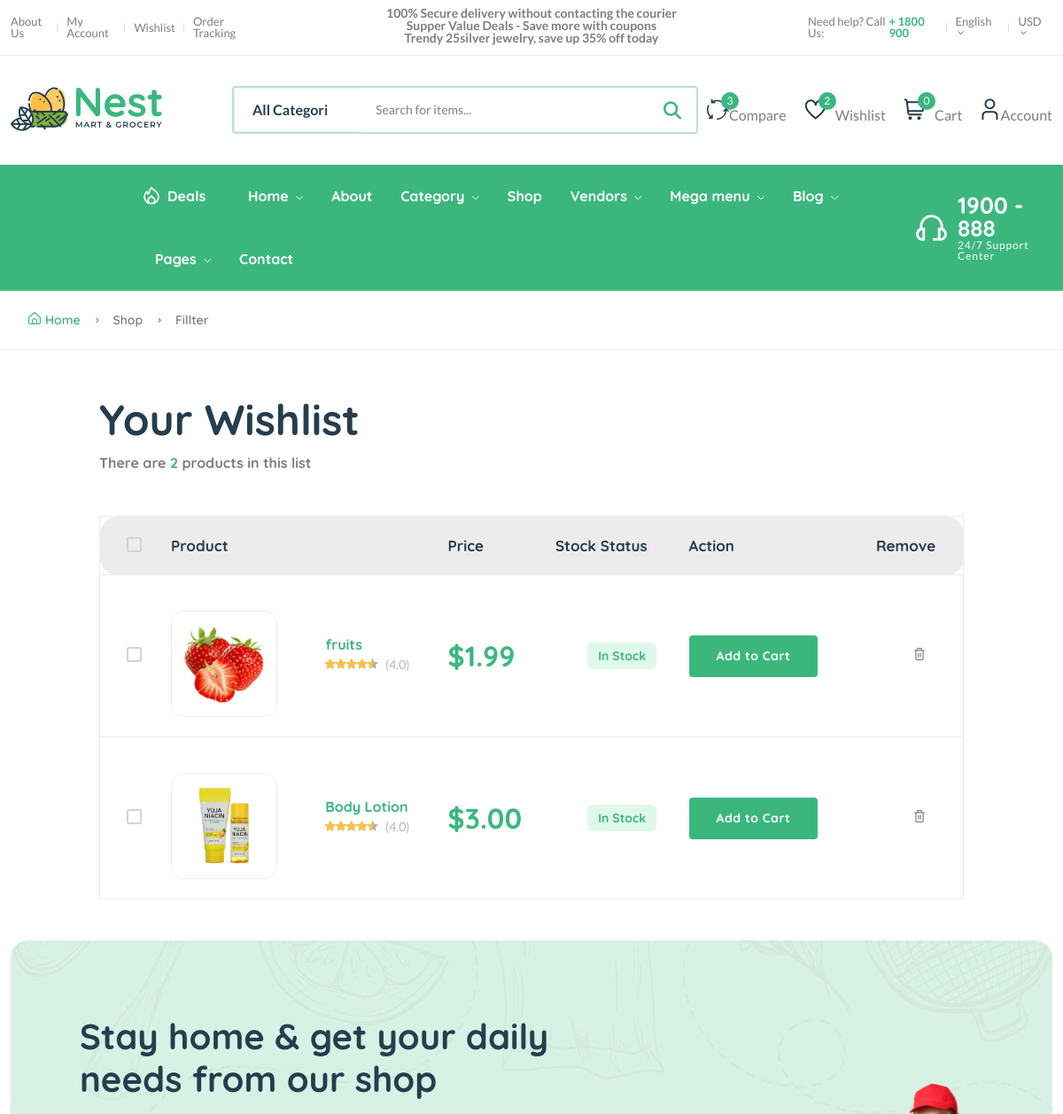
Page /wishlist/ (signed in, upper part) on the earlier database version.
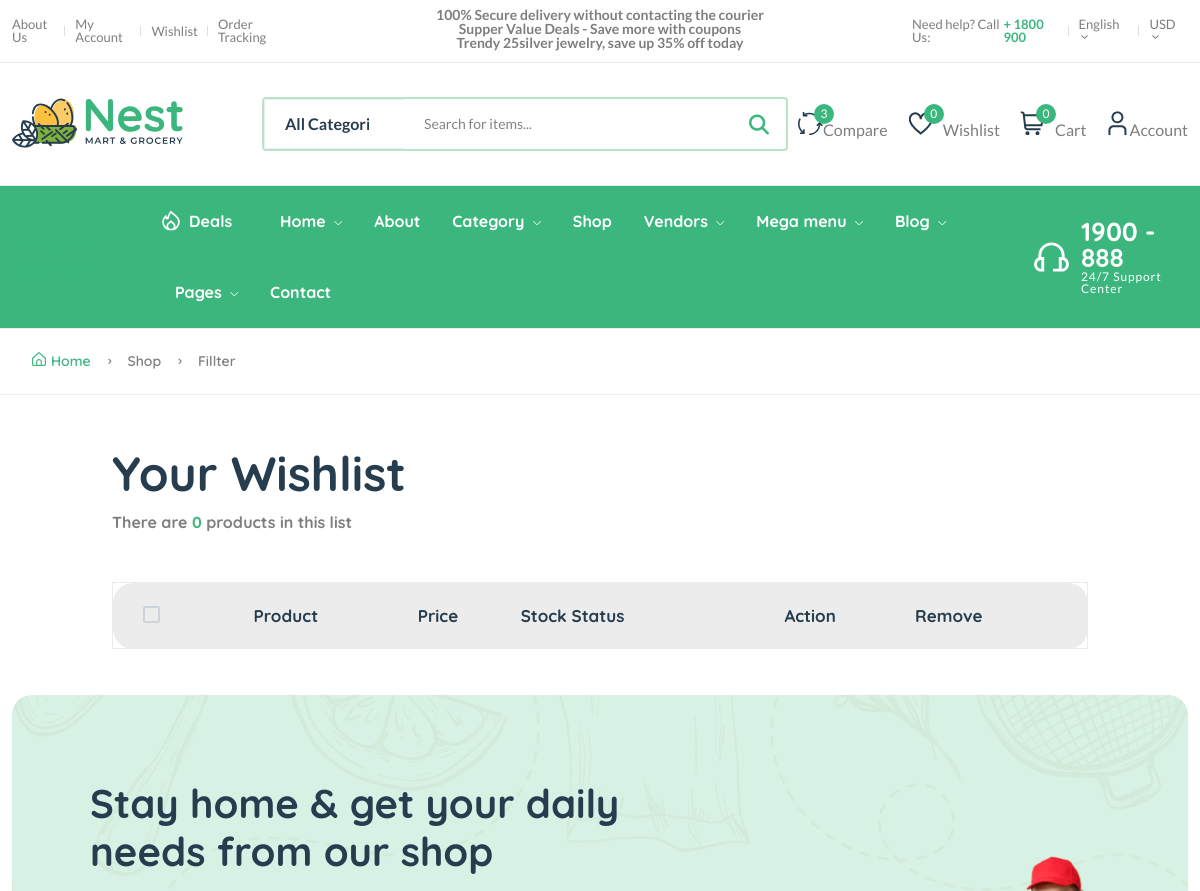
Same page on the later database version.
### core/models.py (models this page shows, shortened)
class Wishlist(models.Model):
    user=models.ForeignKey(User,on_delete=models.CASCADE)
    product = models.ForeignKey(Product,on_delete=models.CASCADE)
    date = models.DateTimeField(auto_now_add=True)
    class Meta:
        verbose_name_plural='Wishlists'

class Product(models.Model):
    pid = ShortUUIDField(max_length=20, length=10,unique=True,alphabet='abcdefghij1234567890')
    title = models.CharField(max_length=100,default='this is the prod title')
    vendor = models.ForeignKey(Vendor, on_delete=models.SET_NULL,null=True,related_name='products')
    image = models.ImageField(upload_to=user_directory_path,default='product.jpg')
    description = RichTextUploadingField(default='This is the product',null=True,blank=True)
    user = models.ForeignKey(User, on_delete=models.SET_NULL, null=True)
    category = models.ForeignKey(Category, on_delete=models.SET_NULL, null=True, related_name='products')
    price = models.DecimalField(max_digits=999999,decimal_places=2,default='1.99')
    old_price = models.DecimalField(max_digits=999999,decimal_places=2,default='1.99')
    specifications = RichTextUploadingField(null=True,blank=True)
    type= models.CharField(max_length=100,default='Organic',null=True,blank=True)
    mfd=models.DateTimeField(auto_now_add=False,null=True,blank=True)
    stock_count = models.CharField(max_length=100,default='10',null=True,blank=True)
    life=models.CharField(max_length=100,default='100 days',null=True,blank=True)
    tags = TaggableManager(blank=True)
    product_status= models.CharField(choices=STATUS,max_length=10,default="in_review")
    status = models.BooleanField(default=True)
    in_stock = models.BooleanField(default=True)
    featured = models.BooleanField(default=False)
    digital = models.BooleanField(default=False)
    sku = ShortUUIDField(max_length=10,length=4,unique=True,prefix='sku',alphabet='1234567890')
    date = models.DateTimeField(auto_now_add=True)
    updated = models.DateTimeField(null=True,blank=True)
    class Meta:
        verbose_name_plural = 'Products'

### core/views.py (the view)
# urls.py: path('wishlist/',views.wishlist_view,name='wishlist'),
@login_required
def wishlist_view(request):
    try:
        wishlist = Wishlist.objects.all()
    except:
        wishlist=None
    context={
        'wishlist':wishlist
    }
    return render(request,'core/wishlist.html',context)

### templates/core/wishlist.html (shortened to what this page needs)
{%extends 'partials/base.html'%}
{%load static%}
{%block content%}
    <main class="main">
        <div class="page-header breadcrumb-wrap">
            <div class="container">
                <div class="breadcrumb">
                    <a href="index.html" rel="nofollow"><i class="fi-rs-home mr-5"></i>Home</a>
                    <span></span> Shop <span></span> Fillter
                </div>
            </div>
        </div>
        <div class="container mb-30 mt-50">
            <div class="row">
                <div class="col-xl-10 col-lg-12 m-auto">
                    <div class="mb-50">
                        <h1 class="heading-2 mb-10">Your Wishlist</h1>
                        <h6 class="text-body">There are <span class="text-brand">{{wishlist.count}}</span> products in this list</h6>
                    </div>
                    <div class="table-responsive shopping-summery">
                        <table class="table table-wishlist">
                            <thead>
                                <tr class="main-heading">
                                    <th class="custome-checkbox start pl-30">
                                        <label class="form-check-label" for="exampleCheckbox11"></label>
                                    </th>
                                    <th scope="col" colspan="2">Product</th>
                                    <th scope="col">Price</th>
                                    <th scope="col">Stock Status</th>
                                    <th scope="col">Action</th>
                                    <th scope="col" class="end">Remove</th>
                                </tr>
                            </thead>
                            <tbody>
                                {% for w in wishlist%}
                                <tr class="pt-30">
                                    <td class="custome-checkbox pl-30">
                                        <label class="form-check-label" for="exampleCheckbox1"></label>
                                    </td>
                                    <td class="image product-thumbnail pt-40"><img src="{{w.product.image.url}}" alt="#" /></td>
                                    <td class="product-des product-name">
                                        <h6><a class="product-name mb-10" href="{% url 'core:product-details-page' w.product.pid %}">{{w.product.title}}</a></h6>
                                        <div class="product-rate-cover">
                                            <div class="product-rate d-inline-block">
                                                <div class="product-rating" style="width: 90%"></div>
                                            </div>
                                            <span class="font-small ml-5 text-muted"> (4.0)</span>
                                        </div>
                                    </td>
                                    <td class="price" data-title="Price">
                                        <h3 class="text-brand">${{w.product.price}}</h3>
                                    </td>
                                    <td class="text-center detail-info" data-title="Stock">
                                        <span class="stock-status in-stock mb-0"> {%if w.product.in_stock %}In Stock{%else%}Out Of Stock{%endif%} </span>
                                    </td>
                                    <td class="text-right" data-title="Cart">
                                        <div class="add-cart">
                                            <button class="add add-to-cart-btn btn" id='add-to-cart-btn' data-index='{{w.product.id}}'>Add to Cart</button>
                                        </div>
                                    </td>
                                    <td class="action text-center" data-title="Remove">
                                        <a href="#" class="text-body"><i class="fi-rs-trash"></i></a>
                                    </td>
                                </tr>
                                {%endfor%}
                            </tbody>
                        </table>
                    </div>
                </div>
            </div>
        </div>
    </main>
{%endblock content%}

### templates/partials/base.html (shortened to what this page needs)
{% load static %}
<!DOCTYPE html>
<html class="no-js" lang="en">
<head>
    <link rel="stylesheet" href="{% static 'assets/css/plugins/animate.min.css' %}" />
    <link rel="stylesheet" href="{% static 'assets/css/main.css' %}" />
    <link rel="stylesheet" href="https://cdnjs.cloudflare.com/ajax/libs/font-awesome/6.5.1/css/all.min.css">
</head>
<body>
    <header class="header-area header-style-1 header-style-5 header-height-2">
        <div class="header-top header-top-ptb-1 d-none d-lg-block">
            <div class="container">
                <div class="row align-items-center">
                    <div class="col-xl-3 col-lg-4">
                        <div class="header-info">
                            <ul>
                                <li><a href="page-about.htlm">About Us</a></li>
                                <li><a href="page-account.html">My Account</a></li>
                                <li><a href="shop-wishlist.html">Wishlist</a></li>
                                <li><a href="shop-order.html">Order Tracking</a></li>
                            </ul>
                        </div>
                    </div>
                    <div class="col-xl-6 col-lg-4">
                        <div class="text-center">
                            <div id="news-flash" class="d-inline-block">
                                <ul>
                                    <li>100% Secure delivery without contacting the courier</li>
                                    <li>Supper Value Deals - Save more with coupons</li>
                                    <li>Trendy 25silver jewelry, save up 35% off today</li>
                                </ul>
                            </div>
                        </div>
                    </div>
                    <div class="col-xl-3 col-lg-4">
                        <div class="header-info header-info-right">
                            <ul>
                                <li>Need help? Call Us: <strong class="text-brand"> + 1800 900</strong></li>
                                <li>
                                    <a class="language-dropdown-active" href="#">English <i class="fi-rs-angle-small-down"></i></a>
                                </li>
                                <li>
                                    <a class="language-dropdown-active" href="#">USD <i class="fi-rs-angle-small-down"></i></a>
                                </li>
                            </ul>
                        </div>
                    </div>
                </div>
            </div>
        </div>
        <div class="header-middle header-middle-ptb-1 d-none d-lg-block">
            <div class="container">
                <div class="header-wrap">
                    <div class="logo logo-width-1">
                        <a href="index.html"><img src="{% static 'assets/imgs/theme/logo.svg' %}" alt="logo" /></a>
                    </div>
                    <div class="header-right">
                        <div class="search-style-2">
                            <form action="{% url 'core:search' %}" method='GET'>
                                <select class="select-active">
                                    <option>All Categories</option>
                                </select>
                                <input type="text" placeholder="Search for items..." name='q'/>
                                <button type='submit'> <i class='fas fa-search'></i></button>
                            </form>
                        </div>
                        <div class="header-action-right">
                            <div class="header-action-2">
                                <div class="header-action-icon-2">
                                    <a href="shop-compare.html">
                                        <img class="svgInject" alt="Nest" src="{% static 'assets/imgs/theme/icons/icon-compare.svg' %}" />
                                        <span class="pro-count blue">3</span>
                                    </a>
                                    <a href="shop-compare.html"><span class="lable ml-0">Compare</span></a>
                                </div>
                                <div class="header-action-icon-2">
                                    <a href="{% url 'core:wishlist'  %}">
                                        <img class="svgInject" alt="Nest" src="{% static 'assets/imgs/theme/icons/icon-heart.svg' %}" />
                                        <span class="pro-count blue">{{wishlist.count}}</span>
                                    </a>
                                    <a href="shop-wishlist.html"><span class="lable">Wishlist</span></a>
                                </div>
                                <div class="header-action-icon-2">
                                    <a class="mini-cart-icon" href="{%url 'core:cart' %}">
                                        <img alt="Nest" src="{% static 'assets/imgs/theme/icons/icon-cart.svg' %}" />
                                        <span class=" cart-items-count pro-count blue">{{request.session.cart_data_obj|length}}</span>
                                    </a>
                                    <a href="shop-cart.html"><span class="lable">Cart</span></a>
                                </div>
                                <div class="header-action-icon-2">
                                    <a href="page-account.html">
                                        <img class="svgInject" alt="Nest" src="{% static 'assets/imgs/theme/icons/icon-user.svg' %}" />
                                    </a>
                                    <a href="page-account.html"><span class="lable ml-0">Account</span></a>
                                </div>
                            </div>
                        </div>
                    </div>
                </div>
            </div>
        </div>
        <div class="header-bottom header-bottom-bg-color sticky-bar">
            <div class="container">
                <div class="header-wrap header-space-between position-relative">
                    <div class="header-nav d-none d-lg-flex">
                        <div class="main-category-wrap d-none d-lg-block">
                            <a class="categories-button-active" href="#">
                                <span class="fi-rs-apps"></span> <span class="et">Browse all</span> Categories
                                <i class="fi-rs-angle-down"></i>
                            </a>
                        </div>
                        <div class="main-menu main-menu-padding-1 main-menu-lh-2 d-none d-lg-block font-heading">
                            <nav>
                                <ul>
                                    <li class="hot-deals"><img src="{% static 'assets/imgs/theme/icons/icon-hot-white.svg' %}" alt="hot deals" /><a href="shop-grid-right.html">Deals</a></li>
                                    <li>
                                        <a class="active" href="index.html">Home <i class="fi-rs-angle-down"></i></a>
                                    </li>
                                    <li>
                                        <a href="page-about.html">About</a>
                                    </li>
                                    <li>
                                        <a href="#">Category <i class="fi-rs-angle-down"></i></a>
                                    </li>
                                    <li>
                                        <a href="{% url 'core:product-list' %}">Shop</a>
                                    </li>
                                    <li>
                                        <a href="#">Vendors <i class="fi-rs-angle-down"></i></a>
                                    </li>
                                    <li class="position-static">
                                        <a href="#">Mega menu <i class="fi-rs-angle-down"></i></a>
                                    </li>
                                    <li>
                                        <a href="blog-category-grid.html">Blog <i class="fi-rs-angle-down"></i></a>
                                    </li>
                                    <li>
                                        <a href="#">Pages <i class="fi-rs-angle-down"></i></a>
                                    </li>
                                    <li>
                                        <a href="page-contact.html">Contact</a>
                                    </li>
                                </ul>
                            </nav>
                        </div>
                    </div>
                    <div class="hotline d-none d-lg-flex">
                        <img src="{% static 'assets/imgs/theme/icons/icon-headphone-white.svg' %}" alt="hotline" />
                        <p>1900 - 888<span>24/7 Support Center</span></p>
                    </div>
                </div>
            </div>
        </div>
    </header>
    {% block content%}
    {% endblock content %}
    <footer class="main">
        <section class="newsletter mb-15 wow animate__animated animate__fadeIn">
            <div class="container">
                <div class="row">
                    <div class="col-lg-12">
                        <div class="position-relative newsletter-inner">
                            <div class="newsletter-content">
                                <h2 class="mb-20">
                                    Stay home & get your daily <br /> needs from our shop
                                </h2>
                            </div>
                            <img src="{% static 'assets/imgs/banner/banner-9.png' %}" alt="newsletter" />
                        </div>
                    </div>
                </div>
            </div>
        </section>
    </footer>
<link rel="stylesheet" type="text/css" href="https://cdn.jsdelivr.net/npm/slick-carousel/slick/slick.css"/>
</body>
</html>

Differences in the rows shown:
removed Wishlist: product.image (picture), product "fruits", product.price "1.99", shows "In Stock"
removed Wishlist: product.image (picture), product "Body Lotion", product.price "3.00", shows "In Stock"
Other differences:
{{ wishlist.count }}: "2" → "0"
